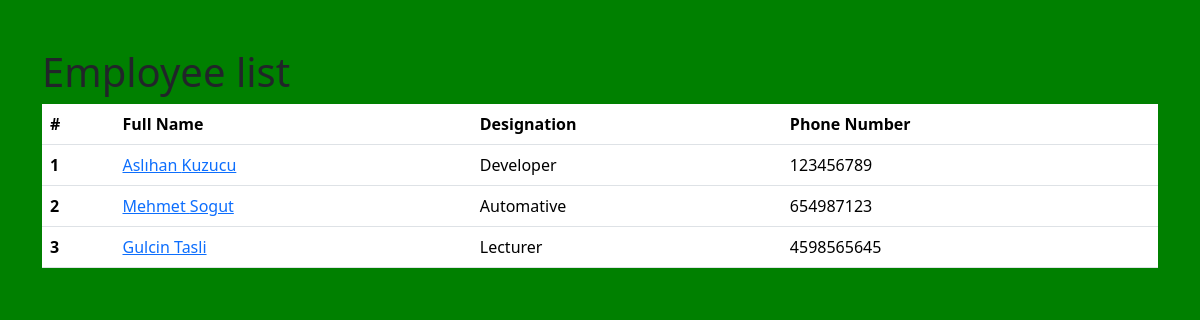
The page / on the database its author committed.
### employees/models.py (models this page shows, shortened)
class Employee(models.Model):
    first_name = models.CharField(max_length=100)
    last_name=models.CharField(max_length=100)
    photo = models.ImageField(upload_to='images')
    designation = models.CharField(max_length=100)
    email_address=models.EmailField(max_length=100, unique=True)
    phone_number=models.CharField(max_length=12, blank=True)
    created_at=models.DateTimeField(auto_now_add=True)
    updated_at=models.DateTimeField(auto_now=True)

### mysite/views.py (the view)
# urls.py: 2. Add a URL to urlpatterns:  path('', views.home, name='home')
def home(request):
    employess = Employee.objects.all()
    context = {
        'employees': employess,
    }
    return render(request, 'home.html', context)

### templates/home.html (shortened to what this page needs)
{% load static %}
<!DOCTYPE html>
<html lang="en">
<head>
  <link href="https://cdn.jsdelivr.net/npm/bootstrap@5.3.3/dist/css/bootstrap.min.css" rel="stylesheet">
  <link rel="stylesheet" href="{% static 'css/style.css' %}"
  </head>
<body>
  <div class="container pt-5">
  <h1>Employee list</h1>
  <table class="table">
  <thead>
    <tr>
      <th scope="col">#</th>
      <th scope="col">Full Name</th>
      <th scope="col">Designation</th>
      <th scope="col">Phone Number</th>
    </tr>
  </thead>
  <tbody>
    {% for emp in employees %}
    <tr>
      <th > {{ forloop.counter }}</th>
      <td><a href="{% url 'employee_detail' emp.id %}">{{emp.first_name }} {{ emp.last_name }} </a></td>
      <td>{{ emp.designation }}</td>
      <td>{{ emp.phone_number }}</td>
    </tr>
    {% endfor %}
  </tbody>
</table>
  </div>
</body>
</html>

### mysite/static/css/style.css (style rules this page uses)
body { background-color: green; }

### rows shown on the page
Employee: first_name "Aslıhan", last_name "Kuzucu", designation "Developer", phone_number "123456789"
Employee: first_name "Mehmet", last_name "Sogut", designation "Automative", phone_number "654987123"
Employee: first_name "Gulcin", last_name "Tasli", designation "Lecturer", phone_number "4598565645"
